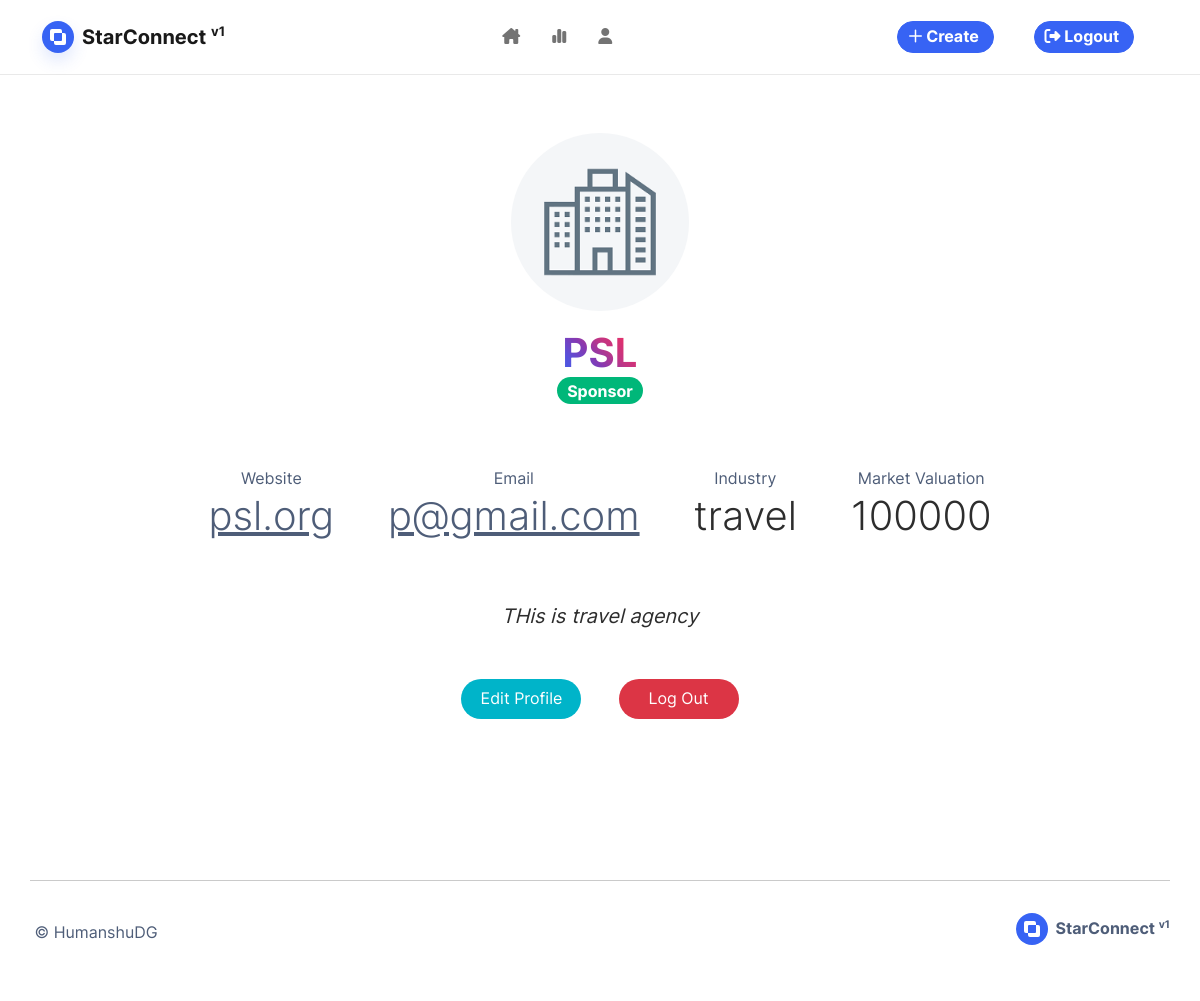
Page /account (signed in) on the committed database.
### base/models.py (models this page shows, shortened)
class Sponsor(db.Model):
    id = db.Column(db.Integer, primary_key=True)
    user_id = db.Column(db.Integer, db.ForeignKey('user.id'), unique=True)
    sponsor_name = db.Column(db.String(100), nullable=False)
    industry = db.Column(db.String(100))
    market_valuation = db.Column(db.Integer())
    bio = db.Column(db.Text(), nullable=True)
    website = db.Column(db.String(50), default="-")
    image_file = db.Column(db.String(50), nullable=False, default='default-sponsor.jpg')
    sponsor_campaigns = db.relationship('Campaign', backref='sponsor_campaigns', uselist=True)
    sponsor_contracts = db.relationship('Contract', backref="sponsor_contracts", uselist=True)

class User(db.Model, UserMixin):
    id = db.Column(db.Integer, primary_key=True)
    username = db.Column(db.String(20), unique=True, nullable=False)
    email = db.Column(db.String(120), unique=True, nullable=False)
    password = db.Column(db.String(60), nullable=False)
    sponsor = db.relationship('Sponsor', backref='sponsor', uselist=False)
    influencer = db.relationship('Influencer', backref='influencer', uselist=False, cascade = "all,delete")
    is_disabled = db.Column(db.Boolean, default=True)
    is_banned = db.Column(db.Boolean, default=False)
    role = db.Column(db.String(), default="INFLUENCER")

### base/routes.py (the view)
@login_required
@role_required(Role.INFLUENCER.value, Role.SPONSOR.value)
@app.route("/account")
def account():
    if current_user.role == Role.SPONSOR.value:
        image_file = url_for('static', filename='profile_pics/' + current_user.sponsor.image_file)
        return render_template('profile/sponsor-profile.html', title='Profile', image_file=image_file)
    if current_user.role == Role.INFLUENCER.value:
        image_file = url_for('static', filename='profile_pics/' + current_user.influencer.image_file)
        return render_template('profile/influencer-profile.html', title='Profile', image_file=image_file)
    return redirect(url_for('home'))

### base/models.py (called while the page is built)
@login_manager.user_loader
def load_user(user_id):
    return User.query.get(int(user_id))

### base/templates/profile/sponsor-profile.html (shortened to what this page needs)
{% extends 'base.html' %}
{% block blog %}
<section class="container py-5">
    <div class="container pe-xl-0 ps-xl-0">
        <h1
            class="fw-bold text-center ps-0 pb-0 mb-0 ps-md-0 pe-lg-0"
            style="font-size: 40px; text-align: center"
        >
            <img
                class="rounded-circle"
                style="
                    width: 16%;
                    aspect-ratio: 1;
                    margin: 10px;
                    object-fit: cover;
                "
                src="{{ image_file }}"
            />
            <br />
        </h1>
        <h1
            class="fw-bold text-center py-2 ps-0 pb-0 mb-0 ps-md-0 pe-lg-0"
            style="font-size: 40px; text-align: center"
        >
            <span
                style="
                    background: -webkit-linear-gradient(
                        45deg,
                        rgba(64, 93, 230, 1),
                        rgba(88, 81, 219, 1),
                        rgba(131, 58, 180, 1),
                        rgba(193, 53, 132, 1),
                        rgba(225, 48, 108, 1),
                        rgba(253, 29, 29, 1)
                    );
                    -webkit-background-clip: text;
                    -webkit-text-fill-color: transparent;
                "
            >
                {{ current_user.sponsor.sponsor_name }}
            </span>
        </h1>
		<p><span class="badge bg-success fs-6">Sponsor</span></p>
        <br />
        <div class="d-flex w-75 my-3 justify-content-around">
			<div class="m-1">
				<div class="mb-2">
					<label class="text-muted">
						Website
					</label>
					<p class="display-6"><a href="http://{{current_user.sponsor.website}}" target="_blank">{{current_user.sponsor.website}}</a></p>
				</div>
			</div>
            <div class="m-1">
				<div class="mb-2">
					<label class="text-muted">
						Email
					</label>
					<p class="display-6"><a href="http://{{current_user.email}}" target="_blank">{{current_user.email}}</a></p>
				</div>
			</div>
			<div class="m-1">
				<div class="mb-2">
					<label class="text-muted">
						Industry
					</label>
					<p class="display-6">{{current_user.sponsor.industry}}</p>
				</div>
			</div>
			<div class="m-1">
				<div class="mb-2">
					<label class="text-muted">
						Market Valuation
					</label>
					<p class="display-6">{{current_user.sponsor.market_valuation}}</p>
				</div>
			</div>
        </div>
		<blockquote
                class="blockquote text-center"
                style="
                    color: auto;
                    max-width: 60%;
                    border-radius: 25px;
                    padding: 24px;
                    text-shadow: #ffffff 1px 0px 20px;
                "
            >
                <i> {{ current_user.sponsor.bio }} </i>
            </blockquote>
        <h1
            class="fw-bold text-center ps-0 pb-0 mb-0 ps-md-0 pe-lg-0"
            style="font-size: 40px; text-align: center"
        >
            <a href="{{ url_for('sponsor_account_edit') }}">
                <button
                    class="btn btn-info fs-6 fw-light text-center border-0 align-items-center align-content-center align-self-center m-auto pt-xl-1 pb-xl-1 pe-xl-2 ps-xl-2 pt-1 mt-0 pb-0 mb-0 me-0 pe-md-1 pb-md-0 mb-md-0"
                    type="button"
                    style="
                        height: 40px;
                        width: 120px;
                        font-size: 1px;
                        padding: 0px 0px;
                        text-align: center;
                    "
                >
                    <b> Edit Profile </b>
                </button>
            </a>
            <a href="/logout">
                <button
                    class="btn btn-danger fs-6 fw-light text-center border-0 align-items-center align-content-center align-self-center m-auto pt-xl-1 pb-xl-1 pe-xl-2 ps-xl-2 pt-1 mt-0 pb-0 mb-0 me-0 pe-md-1 pb-md-0 mb-md-0"
                    type="button"
                    style="
                        height: 40px;
                        width: 120px;
                        font-size: 1px;
                        padding: 0px 0px;
                        text-align: center;
                    "
                >
                    <b> Log Out </b>
                </button>
            </a>
            <br />
        </h1>
        <h1
            class="fw-bold text-center ps-0 pb-0 mb-0 ps-md-0 pe-lg-0"
            style="font-size: 40px; text-align: center"
        >
            <br />
        </h1>
    </div>
</section>
{% endblock %}

### rows in the picture
Sponsor: sponsor.sponsor_name "PSL", sponsor.website "psl.org", sponsor.industry "travel", sponsor.market_valuation "100000", sponsor.bio "THis is travel agency"
User: email "p@gmail.com"
